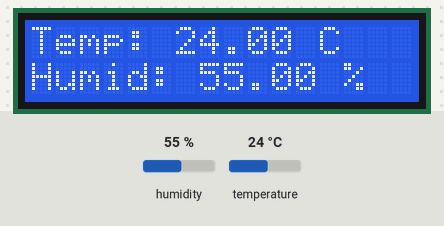
The sketch below on a simulated Arduino Uno, built with avr-gcc and run on an emulated ATmega328P. On the bench: 16×2 character LCD. The test bench sets the inputs (shaded band); at power-on: humidity 55 %, temperature 24 °C.

Above: at 3.2 s.
3.3 s: humidity set to 22 %
At 8.1 s:
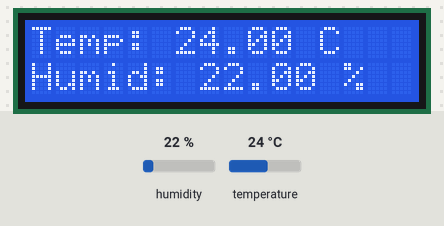
8.9 s: temperature set to 12 °C
At 13.2 s:
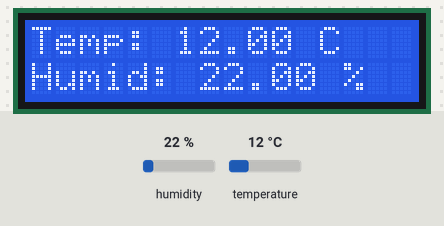
14.5 s: humidity set to 40 %
At 18.3 s:
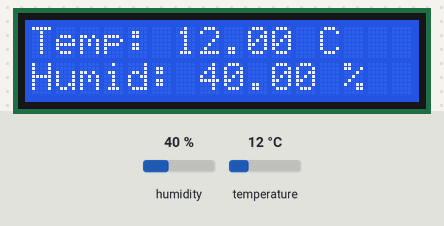
20.1 s: temperature set to 19 °C
At 23.4 s:
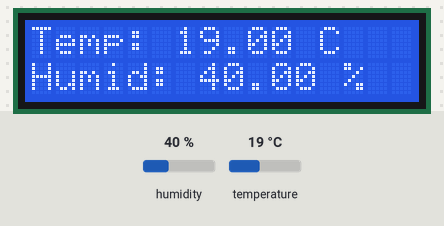
Timing chart, 0 to 24.9 s (numbered marks = the images above; inputs shaded):
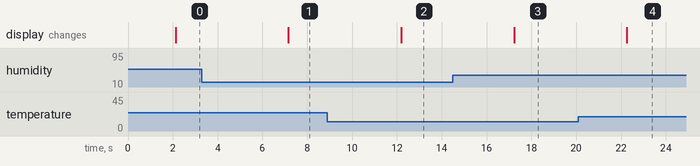

Measured:
- after the input at 3.3 s, the display: changes after 3.9 s (image 1)
- after the input at 8.9 s, the display: changes after 3.3 s (image 2)
- after the input at 14.5 s, the display: changes after 2.7 s (image 3)
- after the input at 20.1 s, the display: changes after 2.2 s (image 4)

The sketch:

sketch.ino
```cpp
// FINAL CODE: Mini Weather Station
#include <Wire.h> // Required for I2C communication
#include <LiquidCrystal_I2C.h> // Library for the LCD
#include "DHT.h" // Library for the sensor

// --- SENSOR SETUP ---
#define DHTPIN 2
#define DHTTYPE DHT22
DHT dht(DHTPIN, DHTTYPE);

// --- LCD SETUP ---
// Initialize the LCD object. The address (0x27) and dimensions (16x2)
// are standard for Wokwi's virtual component.
LiquidCrystal_I2C lcd(0x27, 16, 2);

void setup() {
  // Start the sensor
  dht.begin();

  // Initialize the LCD
  lcd.init();
  // Turn on the LCD backlight
  lcd.backlight();

  // Print a startup message to the LCD
  lcd.setCursor(0, 0); // Set cursor to column 0, line 0
  lcd.print("Weather Station");
  lcd.setCursor(0, 1); // Set cursor to column 0, line 1
  lcd.print("Starting...");
  delay(2000); // Wait 2 seconds
}

void loop() {
  // Read humidity and temperature from the sensor
  float h = dht.readHumidity();
  float t = dht.readTemperature();

  // Check if the reading was successful
  if (isnan(h) || isnan(t)) {
    lcd.clear();
    lcd.setCursor(0, 0);
    lcd.print("Sensor Error");
    delay(2000);
    return;
  }

  // Clear the LCD screen for fresh data
  lcd.clear();

  // --- Display Temperature ---
  lcd.setCursor(0, 0);    // Go to the first line
  lcd.print("Temp: ");
  lcd.print(t);           // Print the temperature value
  lcd.print(" C");

  // --- Display Humidity ---
  lcd.setCursor(0, 1);    // Go to the second line
  lcd.print("Humid: ");
  lcd.print(h);           // Print the humidity value
  lcd.print(" %");

  // Wait for 5 seconds before taking the next reading
  delay(5000);
}
```
